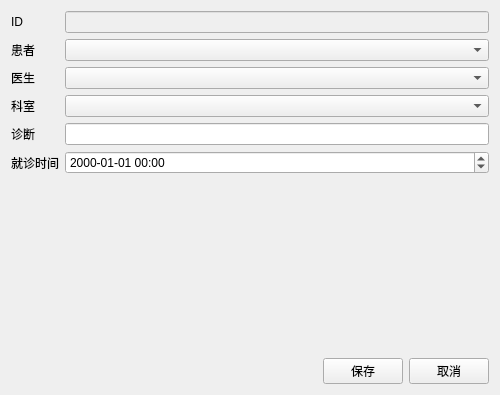
<?xml version="1.0" encoding="UTF-8"?>
<ui version="4.0">
 <class>MedicalRecordEditView</class>
 <widget class="QWidget" name="MedicalRecordEditView">
  <property name="geometry">
   <rect>
    <x>0</x>
    <y>0</y>
    <width>500</width>
    <height>395</height>
   </rect>
  </property>
  <property name="windowTitle">
   <string>就诊记录编辑</string>
  </property>
  <layout class="QVBoxLayout" name="verticalLayout">
   <item>
    <layout class="QFormLayout" name="formLayout">
     <item row="0" column="0">
      <widget class="QLabel" name="label_id">
       <property name="text">
        <string>ID</string>
       </property>
      </widget>
     </item>
     <item row="0" column="1">
      <widget class="QLineEdit" name="editID">
       <property name="enabled">
        <bool>false</bool>
       </property>
      </widget>
     </item>
     <item row="1" column="0">
      <widget class="QLabel" name="label_patient">
       <property name="text">
        <string>患者</string>
       </property>
      </widget>
     </item>
     <item row="1" column="1">
      <widget class="QComboBox" name="editPatient"/>
     </item>
     <item row="2" column="0">
      <widget class="QLabel" name="label_doctor">
       <property name="text">
        <string>医生</string>
       </property>
      </widget>
     </item>
     <item row="2" column="1">
      <widget class="QComboBox" name="editDoctor"/>
     </item>
     <item row="3" column="0">
      <widget class="QLabel" name="label_dept">
       <property name="text">
        <string>科室</string>
       </property>
      </widget>
     </item>
     <item row="3" column="1">
      <widget class="QComboBox" name="editDept"/>
     </item>
     <item row="4" column="0">
      <widget class="QLabel" name="label_diagnosis">
       <property name="text">
        <string>诊断</string>
       </property>
      </widget>
     </item>
     <item row="4" column="1">
      <widget class="QLineEdit" name="editDiagnosis"/>
     </item>
     <item row="5" column="0">
      <widget class="QLabel" name="label_visitdate">
       <property name="text">
        <string>就诊时间</string>
       </property>
      </widget>
     </item>
     <item row="5" column="1">
      <widget class="QDateTimeEdit" name="editVisitDate">
       <property name="displayFormat">
        <string>yyyy-MM-dd hh:mm</string>
       </property>
      </widget>
     </item>
    </layout>
   </item>
   <item>
    <layout class="QHBoxLayout" name="horizontalLayout">
     <item>
      <spacer name="horizontalSpacer">
       <property name="orientation">
        <enum>Qt::Orientation::Horizontal</enum>
       </property>
       <property name="sizeHint" stdset="0">
        <size>
         <width>40</width>
         <height>20</height>
        </size>
       </property>
      </spacer>
     </item>
     <item>
      <widget class="QPushButton" name="btSave">
       <property name="text">
        <string>保存</string>
       </property>
      </widget>
     </item>
     <item>
      <widget class="QPushButton" name="btCancel">
       <property name="text">
        <string>取消</string>
       </property>
      </widget>
     </item>
    </layout>
   </item>
  </layout>
 </widget>
 <resources/>
 <connections/>
</ui>
